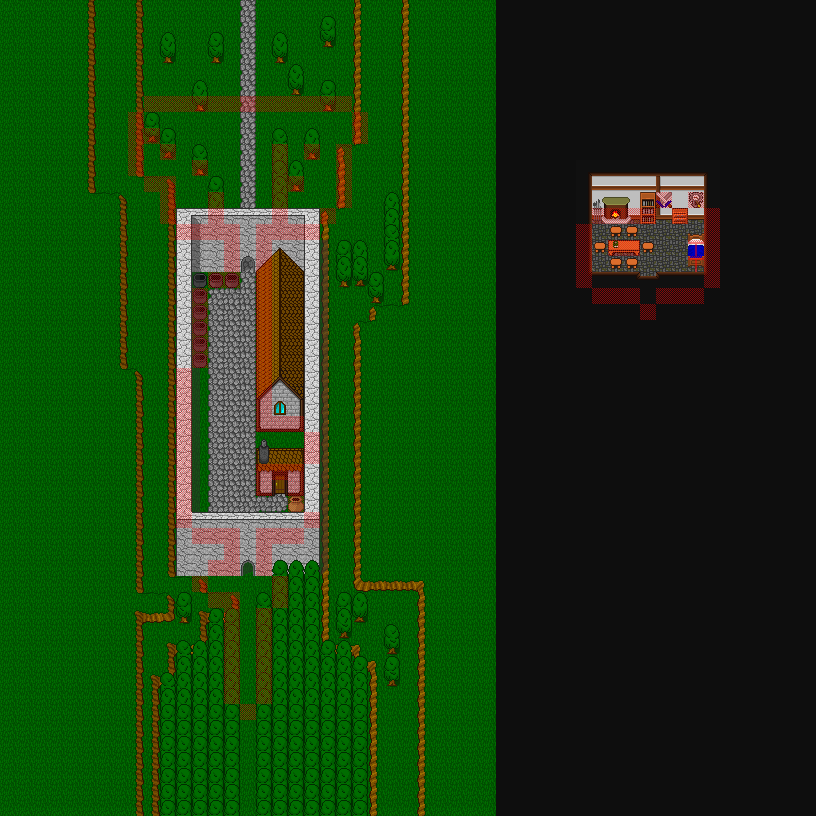

A 2D game scene composited from a Tiled map and its tileset images. What follows is a short description and the map's XML, with each tile layer's data collapsed to a summary:
An orthogonal 51x51 tile map with 16x16 px tiles, 5 tile layers (map, bmap, fmap, shadows, ...), 4 tilesets and 17 objects (6x entity, 5x zone, 4x marker, 2x bounds).

<map version="1.10" tiledversion="1.11.2" orientation="orthogonal" renderorder="right-down" width="51" height="51" tilewidth="16" tileheight="16" infinite="0" backgroundcolor="#0e0e0e" nextlayerid="10" nextobjectid="18">
 <properties>
  <property name="can_save" value="0" />
  <property name="can_warp" value="0" />
  <property name="description" value="Guard Post" />
  <property name="map_mode" value="0" />
  <property name="map_no" value="9" />
  <property name="pdiv" value="0" />
  <property name="pmult" value="0" />
  <property name="song_file" value="enfero.xm" />
  <property name="stx" value="15" />
  <property name="sty" value="8" />
  <property name="tileset" value="1" />
  <property name="use_sstone" value="1" />
  <property name="warpx" value="15" />
  <property name="warpy" value="8" />
  <property name="zero_zone" value="0" />
 </properties>
 <tileset firstgid="1" source="newtown.tsx" />
 <tileset firstgid="801" source="entities.tsx" />
 <tileset firstgid="1773" source="misc.tsx" />
 <tileset firstgid="2073" source="obstacles.tsx" />
 <layer id="1" name="map" width="51" height="51">
  <data>[2601 cells, 1653 non-empty, 84 distinct tile ids]</data>
 </layer>
 <layer id="2" name="bmap" width="51" height="51">
  <data>[2601 cells, 13 non-empty, 6 distinct tile ids]</data>
 </layer>
 <objectgroup color="#ff00ff" id="3" name="entities">
  <object id="1" name="Entity 0" type="entity" gid="1017" x="224" y="576" width="16" height="16">
   <properties>
    <property name="active" value="1" />
    <property name="atype" value="1" />
    <property name="chasing" value="0" />
    <property name="chrx" value="18" />
    <property name="cmd" value="0" />
    <property name="cmdnum" value="0" />
    <property name="delay" value="50" />
    <property name="delayctr" value="0" />
    <property name="eid" value="255" />
    <property name="facehero" value="0" />
    <property name="facing" value="0" />
    <property name="framectr" value="0" />
    <property name="movcnt" value="0" />
    <property name="movemode" value="0" />
    <property name="moving" value="0" />
    <property name="obsmode" value="1" />
    <property name="scount" value="0" />
    <property name="script" value="00" />
    <property name="sidx" value="0" />
    <property name="snapback" value="0" />
    <property name="speed" value="3" />
    <property name="transl" value="0" />
   </properties>
  </object>
  <object id="2" name="Entity 1" type="entity" gid="1017" x="256" y="576" width="16" height="16">
   <properties>
    <property name="active" value="1" />
    <property name="atype" value="1" />
    <property name="chasing" value="0" />
    <property name="chrx" value="18" />
    <property name="cmd" value="0" />
    <property name="cmdnum" value="0" />
    <property name="delay" value="50" />
    <property name="delayctr" value="0" />
    <property name="eid" value="255" />
    <property name="facehero" value="0" />
    <property name="facing" value="0" />
    <property name="framectr" value="0" />
    <property name="movcnt" value="0" />
    <property name="movemode" value="0" />
    <property name="moving" value="0" />
    <property name="obsmode" value="1" />
    <property name="scount" value="0" />
    <property name="script" value="00" />
    <property name="sidx" value="0" />
    <property name="snapback" value="0" />
    <property name="speed" value="3" />
    <property name="transl" value="0" />
   </properties>
  </object>
  <object id="3" name="Entity 2" type="entity" gid="1017" x="224" y="192" width="16" height="16">
   <properties>
    <property name="active" value="1" />
    <property name="atype" value="1" />
    <property name="chasing" value="0" />
    <property name="chrx" value="18" />
    <property name="cmd" value="0" />
    <property name="cmdnum" value="0" />
    <property name="delay" value="50" />
    <property name="delayctr" value="0" />
    <property name="eid" value="255" />
    <property name="facehero" value="0" />
    <property name="facing" value="1" />
    <property name="framectr" value="0" />
    <property name="movcnt" value="0" />
    <property name="movemode" value="0" />
    <property name="moving" value="0" />
    <property name="obsmode" value="1" />
    <property name="scount" value="0" />
    <property name="script" value="00" />
    <property name="sidx" value="0" />
    <property name="snapback" value="0" />
    <property name="speed" value="3" />
    <property name="transl" value="0" />
   </properties>
  </object>
  <object id="4" name="Entity 3" type="entity" gid="1017" x="256" y="192" width="16" height="16">
   <properties>
    <property name="active" value="1" />
    <property name="atype" value="1" />
    <property name="chasing" value="0" />
    <property name="chrx" value="18" />
    <property name="cmd" value="0" />
    <property name="cmdnum" value="0" />
    <property name="delay" value="50" />
    <property name="delayctr" value="0" />
    <property name="eid" value="255" />
    <property name="facehero" value="0" />
    <property name="facing" value="1" />
    <property name="framectr" value="0" />
    <property name="movcnt" value="0" />
    <property name="movemode" value="0" />
    <property name="moving" value="0" />
    <property name="obsmode" value="1" />
    <property name="scount" value="0" />
    <property name="script" value="00" />
    <property name="sidx" value="0" />
    <property name="snapback" value="0" />
    <property name="speed" value="3" />
    <property name="transl" value="0" />
   </properties>
  </object>
  <object id="5" name="Entity 4" type="entity" gid="1017" x="240" y="176" width="16" height="16">
   <properties>
    <property name="active" value="1" />
    <property name="atype" value="1" />
    <property name="chasing" value="0" />
    <property name="chrx" value="18" />
    <property name="cmd" value="0" />
    <property name="cmdnum" value="0" />
    <property name="delay" value="50" />
    <property name="delayctr" value="0" />
    <property name="eid" value="255" />
    <property name="facehero" value="0" />
    <property name="facing" value="1" />
    <property name="framectr" value="0" />
    <property name="movcnt" value="0" />
    <property name="movemode" value="0" />
    <property name="moving" value="0" />
    <property name="obsmode" value="1" />
    <property name="scount" value="0" />
    <property name="script" value="00" />
    <property name="sidx" value="0" />
    <property name="snapback" value="0" />
    <property name="speed" value="3" />
    <property name="transl" value="0" />
   </properties>
  </object>
  </objectgroup>
 <layer id="4" name="fmap" width="51" height="51">
  <data>[2601 cells, 77 non-empty, 24 distinct tile ids]</data>
 </layer>
 <layer id="5" name="shadows" width="51" height="51" opacity="0.5">
  <data>[2601 cells, 42 non-empty, 4 distinct tile ids]</data>
 </layer>
 <layer id="6" name="obstacles" width="51" height="51" opacity="0.5">
  <data>[2601 cells, 146 non-empty, 2 distinct tile ids]</data>
 </layer>
 <objectgroup color="#008000" id="7" name="zones">
  <!-- 5 objects omitted --></objectgroup>
 <objectgroup color="#ffff00" id="8" name="markers">
  <!-- 4 objects omitted --></objectgroup>
 <objectgroup color="#0000ff" id="9" name="bounds" visible="0">
  <!-- 2 objects omitted --></objectgroup>
</map>
<!-- 12 of 17 objects omitted -->
